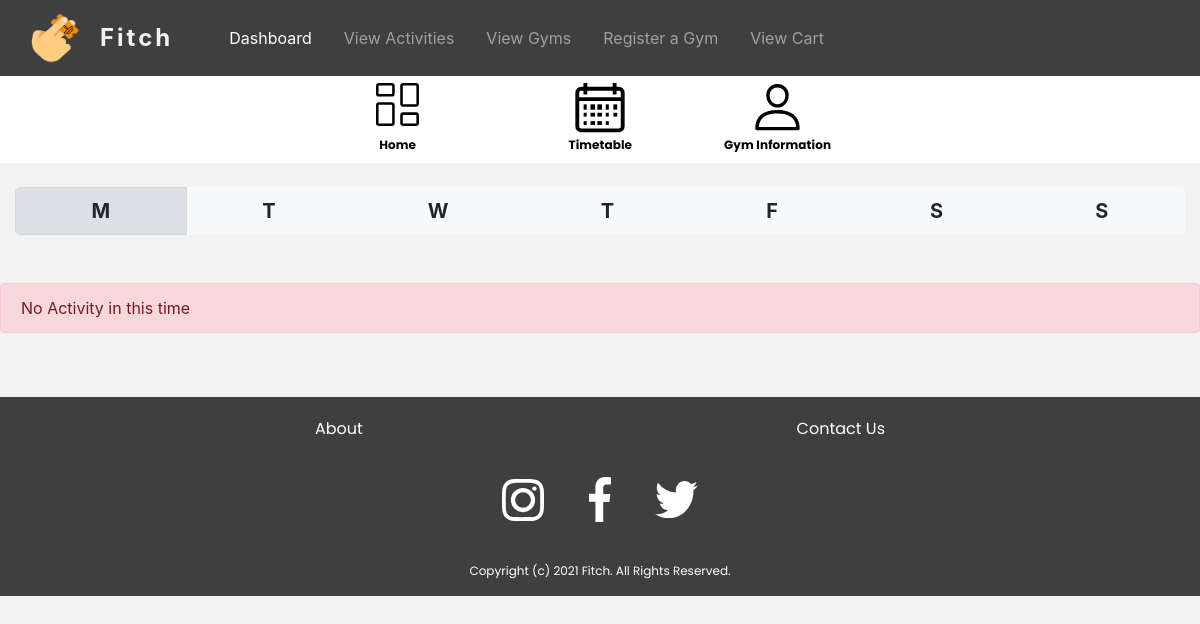
/Gym/timetable/monday (signed in), run on an earlier commit of the app's database.
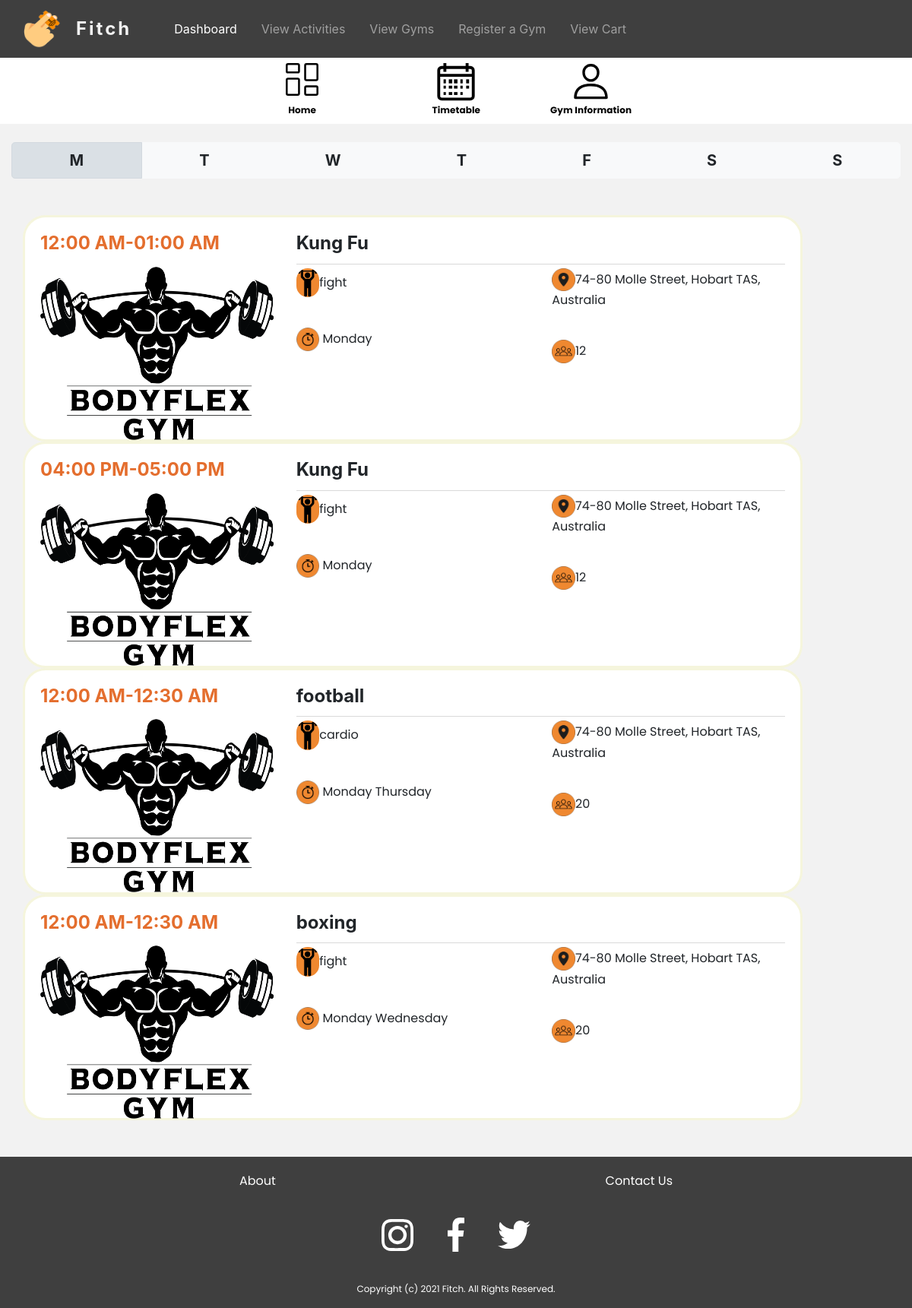
And on a later commit of the database.
### tables this page shows
CREATE TABLE `gym_activity_timetable` (
  `id` int(11) NOT NULL,
  `activity_id` int(11) NOT NULL,
  `gym_id` int(11) NOT NULL,
  `day` varchar(255) NOT NULL,
  `time` varchar(255) NOT NULL
);

CREATE TABLE `gym_activity` (
  `id` int(20) NOT NULL,
  `gym_id` int(20) NOT NULL,
  `activity_name` varchar(255) NOT NULL,
  `category` varchar(255) NOT NULL,
  `sessions_per_week` varchar(255) NOT NULL,
  `max_capacity` int(20) NOT NULL,
  `credit` int(20) NOT NULL,
  `description` varchar(255) NOT NULL,
  `status` int(20) NOT NULL
);

CREATE TABLE `gym_information` (
  `id` int(11) NOT NULL,
  `gym_id` int(20) NOT NULL,
  `gym_name` varchar(255) NOT NULL,
  `gym_address` varchar(255) NOT NULL,
  `latitude` varchar(255) NOT NULL,
  `longitude` varchar(255) NOT NULL,
  `gym_email` varchar(255) NOT NULL,
  `phone_number` varchar(255) NOT NULL,
  `abn` int(20) NOT NULL
);

### app/libraries/Core.php (called while the page is built, shortened)
<?php
  class Core {
    protected $currentMethod = 'index';
    public function __construct(){
      $url = $this->getUrl();
      if(file_exists('../app/controllers/' . ucwords($url[0]). '.php')){
        unset($url[0]);
      }
      $this->currentController = new $this->currentController;
      if(isset($url[1])){
        if(method_exists($this->currentController, $url[1])){
          $this->currentMethod = $url[1];
          unset($url[1]);
        }
      }
      $this->params = $url ? array_values($url) : [];
      call_user_func_array([$this->currentController, $this->currentMethod], $this->params);
    }
    public function getUrl(){
      if(isset($_GET['url'])){
        $url = rtrim($_GET['url'], '/');
        $url = filter_var($url, FILTER_SANITIZE_URL);
        $url = explode('/', $url);
        return $url;
      }
    }
  }

### public/index.php (called while the page is built, shortened)
<?php
  $init = new Core;

### app/libraries/Database.php (called while the page is built, shortened)
<?php
  class Database {
    private $host = DB_HOST;
    private $user = DB_USER;
    private $pass = DB_PASS;
    private $dbname = DB_NAME;
    private $dbh;
    private $stmt;
    public function __construct(){
      $dsn = 'mysql:host=' . $this->host . ';dbname=' . $this->dbname;
      $options = array(
        PDO::ATTR_PERSISTENT => true,
        PDO::ATTR_ERRMODE => PDO::ERRMODE_EXCEPTION
      );
      try{
        $this->dbh = new PDO($dsn, $this->user, $this->pass, $options);
      } catch(PDOException $e){
        $this->error = $e->getMessage();
        echo $this->error;
      }
    }
    public function query($sql){
      $this->stmt = $this->dbh->prepare($sql);
    }
    public function bind($param, $value, $type = null){
      if(is_null($type)){
        switch(true){
          default:
            $type = PDO::PARAM_STR;
        }
      }
      $this->stmt->bindValue($param, $value, $type);
    }
    public function execute(){
      return $this->stmt->execute();
    }
    public function resultSet(){
      $this->execute();
      return $this->stmt->fetchAll(PDO::FETCH_OBJ);
    }
    public function single(){
      $this->execute();
      return $this->stmt->fetch(PDO::FETCH_OBJ);
    }
  }

### app/models/GymModel.php (called while the page is built, shortened)
<?php
class GymModel
{
  private $db;
  public function __construct()
  {
    $this->db = new Database;
  }
  public function viewtimeTable($data)
  {
    $this->db->query('SELECT gym_activity_timetable.day, gym_activity_timetable.time, gym_activity.activity_name, gym_activity.category, gym_activity.sessions_per_week, gym_activity.max_capacity, gym_activity.credit FROM gym_activity_timetable INNER JOIN gym_activity ON gym_activity_timetable.activity_id = gym_activity.id where gym_activity_timetable.gym_id = :gym_id and gym_activity_timetable.day=:day');
    $this->db->bind(':gym_id', $data['gym_id']);
    $this->db->bind(':day', $data['day']);
    $row = $this->db->resultSet();
    if ($this->db->rowCount() > 0) {
      return $row;
    }
  }
}

### app/models/Account.php (called while the page is built, shortened)
<?php
    class Account{
        private $db;
        public function __construct(){
            $this->db = new Database;
        }
        public function fetchGymInformation($gym_id){
            $this->db->query('SELECT * FROM gym_information WHERE gym_id = :gym_id');
            $this->db->bind(':gym_id', $gym_id);
            $row=$this->db->single();
            if($this->db->rowCount() > 0) {
                return $row;
            }
        }
    }

### app/views/Gym/timetable.php (the view, shortened to what the rows shown need)
<br>
<br>
		<?php
		if (empty($data['error'])) {
		foreach ($data['gym_activity'] as $single) {
			echo '<div class="container">
					<div class="row">
						<div class="col-lg">
							<div class="card activity_card">
								<div class="card-body">
									<div class="container">
										<div class="row">
											<div class="col-sm-4">
											<h4 class="card-title mb-3" style="color:#E46E2E"> <b>' . $single->time . '</b> </h4>
												<img src="' . URLROOT . '/images/gym_icon.png" width="100%" height="100%"  />
											</div>
											<div class="col-sm-8">
												<h4 class="card-title"> <b>' . $single->activity_name . '</b> </h4>
												<hr>
												<div class="container activity_gym_info">
													<div class="row">
														<div class="col-lg-6">
															<p> <span><img src="' . URLROOT . '/images/weights.png" width="10%" style="background-color: #EF8830; border-radius: 20px;"></span>' . $single->category . '</p><br>
															<p> <span><img src="' . URLROOT . '/images/frequency_org.png" width="10%"></span> ';
			foreach ((unserialize($single->sessions_per_week)) as $session_per_week) {
				echo $session_per_week . "  ";
			}
			echo ' </p>
														</div>
														<div class="col-lg-6">
															<p> <span><img src="' . URLROOT . '/images/location.png" width="10%"></span>' . $data['gym_address'] . '</p><br>
															<p> <span><img src="' . URLROOT . '/images/group.png" width="10%"></span>' . $single->max_capacity . '</p>
														</div>
													</div>
												</div>
											</div>
										</div>
									</div>
									<br>
								</div>
							</div>
						</div>
					</div>
				</div>';
		} }else{
			echo '<div class="alert alert-danger" role="alert">
			'.$data['error'].'
		</div>';
		}?>
	<br>
	<br>
<?php require APPROOT . '/views/inc/footer.php'; ?>

What changed in the data, as far as the page shows it:
added gym_activity_timetable: time "12:00 AM-01:00 AM", gym_activity.activity_name "Kung Fu", gym_activity.category "fight", gym_activity.sessions_per_week "Monday", gym_activity.max_capacity "12"
now on this page (row unchanged): gym_information: gym_address "74-80 Molle Street, Hobart TAS, Australia"
added gym_activity_timetable: time "04:00 PM-05:00 PM", gym_activity.activity_name "Kung Fu", gym_activity.category "fight", gym_activity.sessions_per_week "Monday", gym_activity.max_capacity "12"
added gym_activity_timetable: time "12:00 AM-12:30 AM", gym_activity.activity_name "football", gym_activity.category "cardio", gym_activity.sessions_per_week "Monday", gym_activity.sessions_per_week "Thursday", gym_activity.max_capacity "20", shown under "Fitch"
added gym_activity_timetable: time "12:00 AM-12:30 AM", gym_activity.activity_name "boxing", gym_activity.category "fight", gym_activity.sessions_per_week "Monday", gym_activity.sessions_per_week "Wednesday", gym_activity.max_capacity "20", shown under "Fitch"
Also different on the page:
$data['error']: "No Activity in this time" → (not shown)
